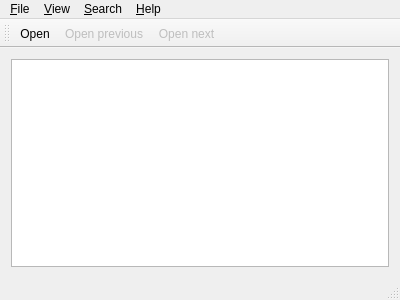
<?xml version="1.0" encoding="UTF-8"?>
<ui version="4.0">
 <class>MainWindow</class>
 <widget class="QMainWindow" name="MainWindow">
  <property name="geometry">
   <rect>
    <x>0</x>
    <y>0</y>
    <width>400</width>
    <height>300</height>
   </rect>
  </property>
  <property name="windowTitle">
   <string>QTextView</string>
  </property>
  <widget class="QWidget" name="centralWidget">
   <layout class="QGridLayout" name="gridLayout">
    <item row="0" column="0">
     <widget class="QTextBrowser" name="textBrowser"/>
    </item>
   </layout>
  </widget>
  <widget class="QMenuBar" name="menuBar">
   <property name="geometry">
    <rect>
     <x>0</x>
     <y>0</y>
     <width>400</width>
     <height>23</height>
    </rect>
   </property>
   <widget class="QMenu" name="menu_File">
    <property name="title">
     <string>&amp;File</string>
    </property>
    <addaction name="action_FileOpen"/>
    <addaction name="action_FileOpenNext"/>
    <addaction name="action_FileOpenPrevious"/>
    <addaction name="separator"/>
    <addaction name="action_Quit"/>
   </widget>
   <widget class="QMenu" name="menu_View">
    <property name="title">
     <string>&amp;View</string>
    </property>
    <addaction name="action_TextCopy"/>
   </widget>
   <widget class="QMenu" name="menu_Search">
    <property name="title">
     <string>&amp;Search</string>
    </property>
    <addaction name="action_TextSearch"/>
    <addaction name="action_TextSearchNext"/>
    <addaction name="action_TextSearchPrevious"/>
   </widget>
   <widget class="QMenu" name="menu_Help">
    <property name="title">
     <string>&amp;Help</string>
    </property>
    <addaction name="action_About"/>
    <addaction name="action_AboutQt"/>
   </widget>
   <addaction name="menu_File"/>
   <addaction name="menu_View"/>
   <addaction name="menu_Search"/>
   <addaction name="menu_Help"/>
  </widget>
  <widget class="QToolBar" name="mainToolBar">
   <attribute name="toolBarArea">
    <enum>TopToolBarArea</enum>
   </attribute>
   <attribute name="toolBarBreak">
    <bool>false</bool>
   </attribute>
   <addaction name="action_FileOpen"/>
   <addaction name="action_FileOpenPrevious"/>
   <addaction name="action_FileOpenNext"/>
  </widget>
  <widget class="QStatusBar" name="statusBar"/>
  <action name="action_FileOpen">
   <property name="icon">
    <iconset resource="qtextview.qrc">
     <normaloff>:/img/icons/oxygen/16/document-open.png</normaloff>:/img/icons/oxygen/16/document-open.png</iconset>
   </property>
   <property name="text">
    <string>&amp;Open</string>
   </property>
   <property name="shortcut">
    <string>Ctrl+O</string>
   </property>
  </action>
  <action name="action_Quit">
   <property name="icon">
    <iconset resource="qtextview.qrc">
     <normaloff>:/img/icons/oxygen/16/application-exit.png</normaloff>:/img/icons/oxygen/16/application-exit.png</iconset>
   </property>
   <property name="text">
    <string>&amp;Quit</string>
   </property>
   <property name="shortcut">
    <string>Ctrl+Q</string>
   </property>
  </action>
  <action name="action_TextCopy">
   <property name="enabled">
    <bool>false</bool>
   </property>
   <property name="icon">
    <iconset resource="qtextview.qrc">
     <normaloff>:/img/icons/oxygen/16/edit-copy.png</normaloff>:/img/icons/oxygen/16/edit-copy.png</iconset>
   </property>
   <property name="text">
    <string>&amp;Copy</string>
   </property>
   <property name="shortcut">
    <string>Ctrl+C</string>
   </property>
  </action>
  <action name="action_TextSearch">
   <property name="enabled">
    <bool>false</bool>
   </property>
   <property name="text">
    <string>Search</string>
   </property>
   <property name="shortcut">
    <string>Ctrl+F</string>
   </property>
  </action>
  <action name="action_TextSearchNext">
   <property name="enabled">
    <bool>false</bool>
   </property>
   <property name="text">
    <string>Search next</string>
   </property>
   <property name="shortcut">
    <string>F3</string>
   </property>
  </action>
  <action name="action_TextSearchPrevious">
   <property name="enabled">
    <bool>false</bool>
   </property>
   <property name="text">
    <string>Search previous</string>
   </property>
   <property name="shortcut">
    <string>Shift+F3</string>
   </property>
  </action>
  <action name="action_About">
   <property name="icon">
    <iconset resource="qtextview.qrc">
     <normaloff>:/img/icons/oxygen/16/help-about.png</normaloff>:/img/icons/oxygen/16/help-about.png</iconset>
   </property>
   <property name="text">
    <string>&amp;About</string>
   </property>
   <property name="shortcut">
    <string>F1</string>
   </property>
  </action>
  <action name="action_AboutQt">
   <property name="text">
    <string>About Qt</string>
   </property>
  </action>
  <action name="action_FileOpenNext">
   <property name="enabled">
    <bool>false</bool>
   </property>
   <property name="icon">
    <iconset resource="qtextview.qrc">
     <normaloff>:/img/icons/oxygen/16/go-next.png</normaloff>:/img/icons/oxygen/16/go-next.png</iconset>
   </property>
   <property name="text">
    <string>Open next</string>
   </property>
   <property name="shortcut">
    <string>Right</string>
   </property>
  </action>
  <action name="action_FileOpenPrevious">
   <property name="enabled">
    <bool>false</bool>
   </property>
   <property name="icon">
    <iconset resource="qtextview.qrc">
     <normaloff>:/img/icons/oxygen/16/go-previous.png</normaloff>:/img/icons/oxygen/16/go-previous.png</iconset>
   </property>
   <property name="text">
    <string>Open previous</string>
   </property>
   <property name="shortcut">
    <string>Left</string>
   </property>
  </action>
 </widget>
 <layoutdefault spacing="6" margin="11"/>
 <resources>
  <include location="qtextview.qrc"/>
 </resources>
 <connections>
  <connection>
   <sender>action_Quit</sender>
   <signal>triggered()</signal>
   <receiver>MainWindow</receiver>
   <slot>close()</slot>
   <hints>
    <hint type="sourcelabel">
     <x>-1</x>
     <y>-1</y>
    </hint>
    <hint type="destinationlabel">
     <x>199</x>
     <y>149</y>
    </hint>
   </hints>
  </connection>
 </connections>
</ui>
